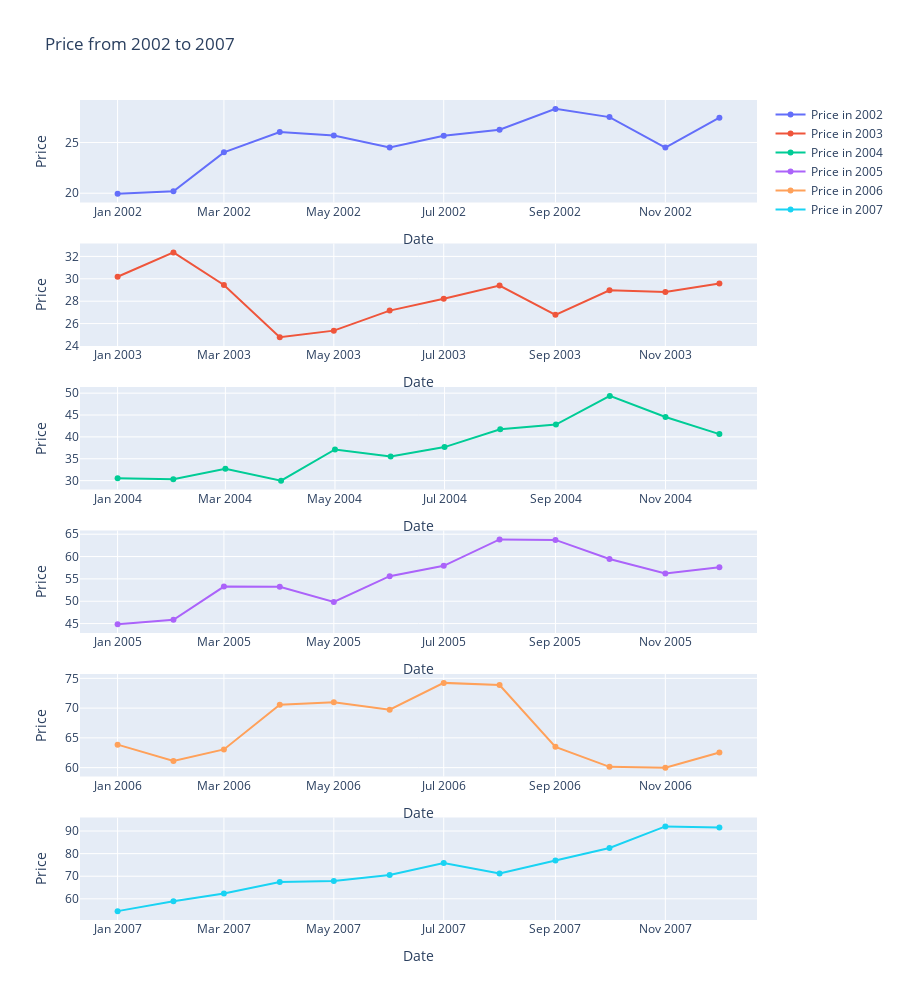
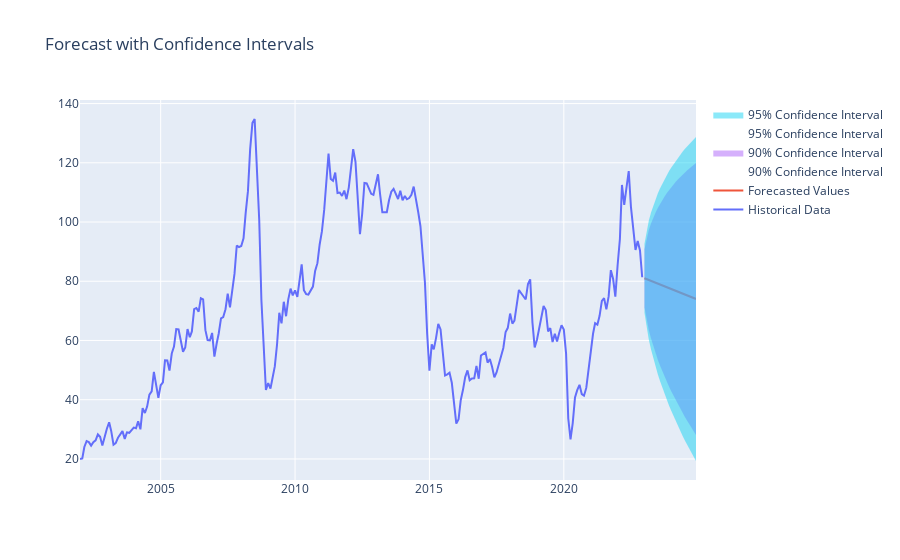

Here is the notebook cell these charts were saved with, in order:
### Code cell
#%% 

# todo: improve readability of logs
data = load_data()
plot_data(data)
test_stationarity(data)
differenced_data = preprocess_data(data)
plot_differenced_data(differenced_data)
check_seasonal_differencing(data)
plot_seasonal_decomposition(differenced_data)
plot_acf_pacf_plots(differenced_data)
plot_seasonal_data(data)
evaluate_stationarity(differenced_data)
model = auto_arima_model(differenced_data)
plot_residuals(model)
results = fit_sarimax_model(differenced_data, model.order, model.seasonal_order)

# Capture the returned values from forecast_future_values
predictions, forecast_summary_90, forecast_summary_95 = forecast_future_values(data['Price'], model.order, model.seasonal_order, 24)

# Now you can use 'predictions' in the following functions
plot_forecast_with_confidence_intervals(data['Price'], predictions, forecast_summary_90, forecast_summary_95)
calculate_error_metrics(data['Price'], predictions)
